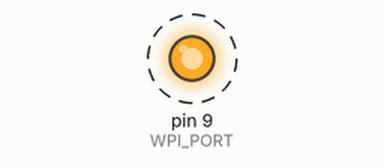
The program below on a simulated Raspberry Pi (wiringPi pin numbers). On the bench: output pins drawn as LEDs (lit = HIGH). Dashed ring = blinking. Pin numbers are wiringPi numbers; what the program prints to the terminal is not drawn.

Above: at 0.02 s.
Timing chart, 0 to 3.0 s (numbered marks = the images above):
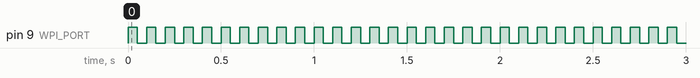

The program:

blink.py
```python
#!/usr/bin/env python

'''
Program: blink.py
Purpose: blinks led using
         wiringPi library
Author:  Aldo Nunez
'''

# Import GPIO module
import wiringpi as wipi
import time

def main ():
    # setup wiringpi
    wipi.wiringPiSetup ()

    # wPi 9 corresponds to Pin 5
    WPI_PORT = 9;

    # time delay in milliseconds
    T = 0.05 	# 0.05 ~ 50 ms


    # '1' means output
    wipi.pinMode ( WPI_PORT, 1 )

    # initial state
    state = 1
    print ( "blinking Pin 5" )
    while True:
        # blink
        wipi.digitalWrite ( WPI_PORT, state )

        # waiting
        time.sleep ( T )

        # switch state
        state = not state

if __name__  == "__main__":
    main ()
```

Measured:
- by itself, pin 9 (WPI_PORT): alternates HIGH for 0.05 s and LOW for 0.05 s
